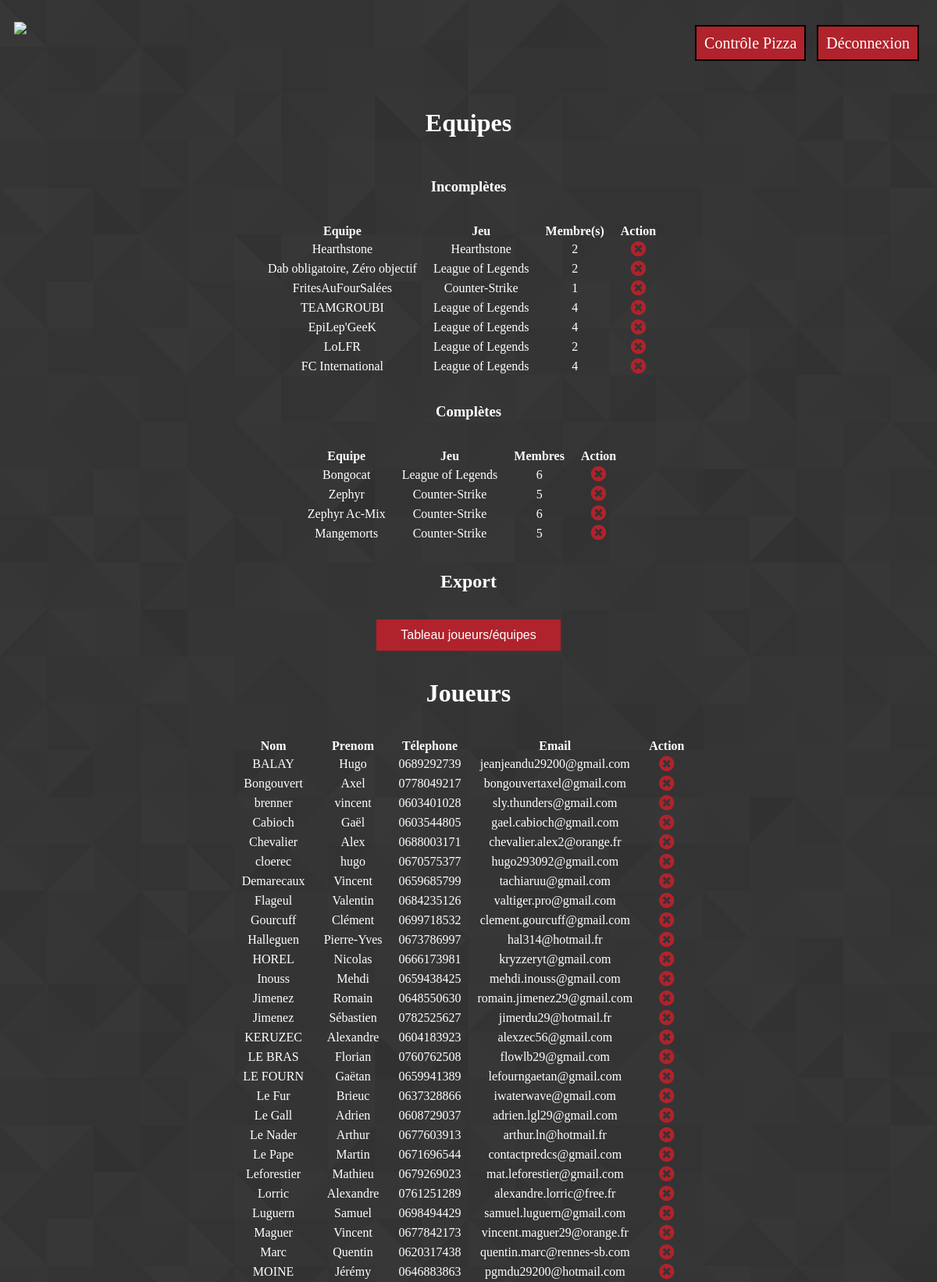
/admin/accueil.php (signed in, upper part), run on the app's committed database.
### tables this page shows
CREATE TABLE IF NOT EXISTS `t_equipe_equ`
  (
    equ_id       INTEGER (11) NOT NULL AUTO_INCREMENT PRIMARY KEY,
    equ_nom      VARCHAR (32) NOT NULL,
    equ_acronyme VARCHAR (6) NOT NULL
  );

CREATE TABLE IF NOT EXISTS `t_joueur_jou`
  (
    jou_id        INTEGER (11) NOT NULL AUTO_INCREMENT PRIMARY KEY,
    jou_nom       VARCHAR (32) NOT NULL,
    jou_prenom    VARCHAR (32) NOT NULL,
    jou_telephone VARCHAR (32),
    jou_capitaine INTEGER NOT NULL,
    equ_id        INTEGER NOT NULL,
    cpt_id        INTEGER NOT NULL
  );

CREATE TABLE IF NOT EXISTS `t_compte_cpt`
  (
    cpt_id     INTEGER (11) NOT NULL AUTO_INCREMENT PRIMARY KEY,
    cpt_pseudo VARCHAR (32) NOT NULL,
    cpt_mdp    VARCHAR (64) NOT NULL,
    cpt_mail   VARCHAR (64) NOT NULL,
    cpt_date   DATE NOT NULL
  );

### config/config.requeteSQL.php (called while the page is built, shortened)
<?php
	function joueurAdmin($bdd)
	{
		return $bdd->query("SELECT * FROM `t_joueur_jou` NATURAL JOIN `t_compte_cpt` ORDER BY `jou_nom` ASC;");
	}
	function equipesIncompletesAdmin($bdd)
	{
		return $bdd->query("SELECT `equ_id`, `equ_nom`, `jeu_nom`, COUNT(`jou_id`) AS nombre FROM `t_equipe_equ` NATURAL JOIN `t_joueur_jou` NATURAL JOIN `t_joint_equ_jeu` NATURAL JOIN `t_jeu_jeu` GROUP BY `equ_id` HAVING COUNT(`jou_id`) < 5;");
	}
	function equipesCompletesAdmin($bdd)
	{
		return $bdd->query("SELECT `equ_id`, `equ_nom`, `jeu_nom`, COUNT(`jou_id`) AS nombre FROM `t_equipe_equ` NATURAL JOIN `t_joueur_jou` NATURAL JOIN `t_joint_equ_jeu` NATURAL JOIN `t_jeu_jeu` GROUP BY `equ_id` HAVING COUNT(`jou_id`) >= 5;");
	}
?>

### admin/accueil.php (the view, shortened to what this page needs)
<?php
	include("../config/config.requeteSQL.php");
?>
<!DOCTYPE html>
<html>
<head>
	<link rel="stylesheet" type="text/css" href="../css/style_admin.css">
	<link rel="stylesheet" type="text/css" href="http://www.obilan.net/css/style_admin.css">
	<link rel="stylesheet" href="https://use.fontawesome.com/releases/v5.3.1/css/all.css">
</head>
<body>
	<div class="header">
		<a href="http://www.obilan.net" target="blank"><img src="http://www.obilan.net/images/logo.png" class="logo"/></a>
		<ul style="float:right;">
			<li><a href="./verifPizza.php">Contrôle Pizza</a></li>
			<li><a href="./logout.php">Déconnexion</a></li>
		</ul>
	</div>
	<div id="equipes">
		<h1>Equipes</h1>
		<?php
			$bdd=connexionBDD();
			$equipesIncomplete=equipesIncompletesAdmin($bdd);
			$equipesComplete=equipesCompletesAdmin($bdd);
		?>
		<h3>Incomplètes</h3>
		<table>
			<thead>
				<tr>
					<th>Equipe</th>
					<th>Jeu</th>
					<th>Membre(s)</th>
					<th>Action</th>
				</tr>
			</thead>
			<tbody>
		<?php
		while($donnees = $equipesIncomplete->fetch_assoc())
		{
		?>
				<tr>
					<td><?php echo $donnees['equ_nom'] ?></td>
					<td><?php echo $donnees['jeu_nom'] ?></td>
					<td><?php echo $donnees['nombre'] ?></td>
					<td><?php echo '<a href="supprimer.php?equ='.$donnees['equ_id'].'"><i class="fas fa-times-circle"></i></a>' ?></td>
				</tr>
		<?php
		}
		?>
			</tbody>
		</table>
		<h3>Complètes</h3>
		<table>
			<thead>
				<tr>
					<th>Equipe</th>
					<th>Jeu</th>
					<th>Membres</th>
					<th>Action</th>
				</tr>
			</thead>
			<tbody>
		<?php
		while($donnees = $equipesComplete->fetch_assoc())
		{
		?>
				<tr>
					<td><?php echo $donnees['equ_nom'] ?></td>
					<td><?php echo $donnees['jeu_nom'] ?></td>
					<td><?php echo $donnees['nombre'] ?></td>
					<td><?php echo '<a href="supprimer.php?equ='.$donnees['equ_id'].'"><i class="fas fa-times-circle"></i></a>' ?></td>
				</tr>
		<?php
		}
		?>
			</tbody>
		</table>
		<h2>Export</h2>
		<div class="submit">
			<a href="./export.php?joueurs"><input type="submit" value="Tableau joueurs/équipes"></a>
		</div>
	</div>
	<div id="joueurs">
		<h1>Joueurs</h1>
		<?php
			$joueurs=joueurAdmin($bdd);
		?>
		<table>
			<thead>
				<tr>
					<th>Nom</th>
					<th>Prenom</th>
					<th>Télephone</th>
					<th>Email</th>
					<th>Action</th>
				</tr>
			</thead>
			<tbody>
		<?php
		while($donnees = $joueurs->fetch_assoc())
		{
			if($donnees['equ_id'] == 1)
			{
			?>
				<tr>
					<td style="color: #B0232C"><?php echo $donnees['jou_nom'] ?></td>
					<td style="color: #B0232C"><?php echo $donnees['jou_prenom'] ?></td>
					<td style="color: #B0232C"><?php echo $donnees['jou_telephone'] ?></td>
					<td style="color: #B0232C"><?php echo $donnees['cpt_mail'] ?></td>
					<td><?php echo '<a href="supprimer.php?jou='.$donnees['jou_id'].'"><i class="fas fa-times-circle"></i></a>' ?></td>
				</tr>
			<?php
			}
			else
			{
			?>
				<tr>
					<td><?php echo $donnees['jou_nom'] ?></td>
					<td><?php echo $donnees['jou_prenom'] ?></td>
					<td><?php echo $donnees['jou_telephone'] ?></td>
					<td><?php echo $donnees['cpt_mail'] ?></td>
					<td><?php echo '<a href="supprimer.php?jou='.$donnees['jou_id'].'"><i class="fas fa-times-circle"></i></a>' ?></td>
				</tr>
			<?php
			}
		}
		?>
			</tbody>
		</table>
	</div>
	<br>
</body>
</html>

### css/style_admin.css (style rules this page uses)
body { background-image: url(../images/background.png); color: white; }
h1, h2, h3 { text-align: center; padding: 15px; }
a { text-decoration: none; color: white; }
table { text-align: center:; width: auto; margin: auto; }
th, td { padding-right: 18px; }
i { color: #B0232C; font-size: 20px; }
.logo { width: 25%; }
.header { overflow: hidden; padding: 20px 10px; }
.header ul li, button { color: white; background-color:#B0232C; border-style: solid; border-width: 2px; border-color: black; padding: 10px; margin: 5px; }
.header ul li { display:inline; font-size: 20px; }
.submit { text-align: center; margin-top: 20px; }
.submit input[type="submit"] { background-color: #B0232C; border: none; color: white; font-size: 16px; width: 20%; height: 40px; }
#equipes, #joueurs, #pizza, #result { text-align: center; }

### data on the page
t_equipe_equ: equ_nom "Hearthstone", jeu_nom "Hearthstone", nombre "2"
t_equipe_equ: equ_nom "Dab obligatoire, Zéro objectif", jeu_nom "League of Legends", nombre "2"
t_equipe_equ: equ_nom "FritesAuFourSalées", jeu_nom "Counter-Strike", nombre "1"
t_equipe_equ: equ_nom "TEAMGROUBI", jeu_nom "League of Legends", nombre "4"
t_equipe_equ: equ_nom "EpiLep'GeeK", jeu_nom "League of Legends", nombre "4"
t_equipe_equ: equ_nom "LoLFR", jeu_nom "League of Legends", nombre "2"
t_equipe_equ: equ_nom "FC International", jeu_nom "League of Legends", nombre "4"
t_equipe_equ: equ_nom "Bongocat", jeu_nom "League of Legends", nombre "6"
t_equipe_equ: equ_nom "Zephyr", jeu_nom "Counter-Strike", nombre "5"
t_equipe_equ: equ_nom "Zephyr Ac-Mix", jeu_nom "Counter-Strike", nombre "6"
t_equipe_equ: equ_nom "Mangemorts", jeu_nom "Counter-Strike", nombre "5"
t_joueur_jou: jou_nom "BALAY", jou_prenom "Hugo", jou_telephone "0689292739", cpt.cpt_mail "jeanjeandu29200@gmail.com"
t_joueur_jou: jou_nom "Bongouvert", jou_prenom "Axel", jou_telephone "0778049217", cpt.cpt_mail "bongouvertaxel@gmail.com"
t_joueur_jou: jou_nom "brenner", jou_prenom "vincent", jou_telephone "0603401028", cpt.cpt_mail "sly.thunders@gmail.com"
t_joueur_jou: jou_nom "Cabioch", jou_prenom "Gaël", jou_telephone "0603544805", cpt.cpt_mail "gael.cabioch@gmail.com"
t_joueur_jou: jou_nom "Chevalier", jou_prenom "Alex", jou_telephone "0688003171", cpt.cpt_mail "chevalier.alex2@orange.fr"
t_joueur_jou: jou_nom "cloerec", jou_prenom "hugo", jou_telephone "0670575377", cpt.cpt_mail "hugo293092@gmail.com"
t_joueur_jou: jou_nom "Demarecaux", jou_prenom "Vincent", jou_telephone "0659685799", cpt.cpt_mail "tachiaruu@gmail.com"
t_joueur_jou: jou_nom "Flageul", jou_prenom "Valentin", jou_telephone "0684235126", cpt.cpt_mail "valtiger.pro@gmail.com"
t_joueur_jou: jou_nom "Gourcuff", jou_prenom "Clément", jou_telephone "0699718532", cpt.cpt_mail "clement.gourcuff@gmail.com"
t_joueur_jou: jou_nom "Halleguen", jou_prenom "Pierre-Yves", jou_telephone "0673786997", cpt.cpt_mail "hal314@hotmail.fr"
t_joueur_jou: jou_nom "HOREL", jou_prenom "Nicolas", jou_telephone "0666173981", cpt.cpt_mail "kryzzeryt@gmail.com"
t_joueur_jou: jou_nom "Inouss", jou_prenom "Mehdi", jou_telephone "0659438425", cpt.cpt_mail "mehdi.inouss@gmail.com"
t_joueur_jou: jou_nom "Jimenez", jou_prenom "Romain", jou_telephone "0648550630", cpt.cpt_mail "romain.jimenez29@gmail.com"
t_joueur_jou: jou_nom "Jimenez", jou_prenom "Sébastien", jou_telephone "0782525627", cpt.cpt_mail "jimerdu29@hotmail.fr"
t_joueur_jou: jou_nom "KERUZEC", jou_prenom "Alexandre", jou_telephone "0604183923", cpt.cpt_mail "alexzec56@gmail.com"
t_joueur_jou: jou_nom "LE BRAS", jou_prenom "Florian", jou_telephone "0760762508", cpt.cpt_mail "flowlb29@gmail.com"
t_joueur_jou: jou_nom "LE FOURN", jou_prenom "Gaëtan", jou_telephone "0659941389", cpt.cpt_mail "lefourngaetan@gmail.com"
t_joueur_jou: jou_nom "Le Fur", jou_prenom "Brieuc", jou_telephone "0637328866", cpt.cpt_mail "iwaterwave@gmail.com"
t_joueur_jou: jou_nom "Le Gall", jou_prenom "Adrien", jou_telephone "0608729037", cpt.cpt_mail "adrien.lgl29@gmail.com"
t_joueur_jou: jou_nom "Le Nader", jou_prenom "Arthur", jou_telephone "0677603913", cpt.cpt_mail "arthur.ln@hotmail.fr"
t_joueur_jou: jou_nom "Le Pape", jou_prenom "Martin", jou_telephone "0671696544", cpt.cpt_mail "contactpredcs@gmail.com"
t_joueur_jou: jou_nom "Leforestier", jou_prenom "Mathieu", jou_telephone "0679269023", cpt.cpt_mail "mat.leforestier@gmail.com"
t_joueur_jou: jou_nom "Lorric", jou_prenom "Alexandre", jou_telephone "0761251289", cpt.cpt_mail "alexandre.lorric@free.fr"
t_joueur_jou: jou_nom "Luguern", jou_prenom "Samuel", jou_telephone "0698494429", cpt.cpt_mail "samuel.luguern@gmail.com"
t_joueur_jou: jou_nom "Maguer", jou_prenom "Vincent", jou_telephone "0677842173", cpt.cpt_mail "vincent.maguer29@orange.fr"
t_joueur_jou: jou_nom "Marc", jou_prenom "Quentin", jou_telephone "0620317438", cpt.cpt_mail "quentin.marc@rennes-sb.com"
t_joueur_jou: jou_nom "MOINE", jou_prenom "Jérémy", jou_telephone "0646883863", cpt.cpt_mail "pgmdu29200@hotmail.com"
